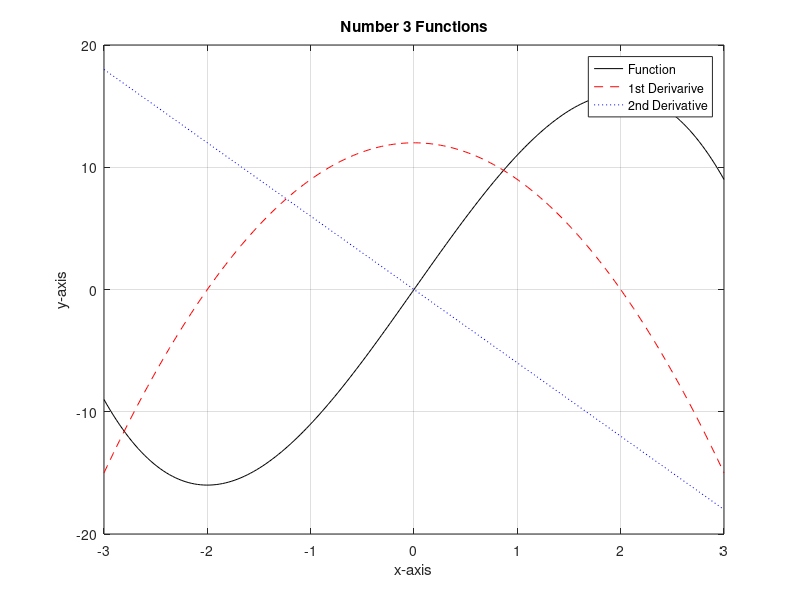

Reproduce this figure in MATLAB.
% plotDerivatives.m
% This program will plot the equations given in the Homework 2 pdf and plot
% them in a graph with legends and differing line quality and color. 
% Author: Matthew Eleazar
% Date: 1/26/22
% Collaborated with Hananiah Tangpuz and Devante Brooks
%% Clear all
clear all
clc
%% Functions
xVect = linspace(-3, 3, 200);
yVect1 = -1*xVect.^3 + 12*xVect;
yVect2 = -3*xVect.^2 + 12;
yVect3 = -6*xVect;
%% Plot Functions
plot(xVect, yVect1, 'k', xVect, yVect2, 'r--', xVect, yVect3, 'b:');
xlabel( 'x-axis')
ylabel('y-axis')
grid()
title('Number 3 Functions')

legend('Function', '1st Derivarive', '2nd Derivative')